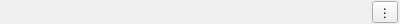
<?xml version="1.0" encoding="UTF-8"?>
<ui version="4.0">
 <class>Actions</class>
 <widget class="PropertyEdit" name="Actions">
  <property name="geometry">
   <rect>
    <x>0</x>
    <y>0</y>
    <width>400</width>
    <height>24</height>
   </rect>
  </property>
  <property name="sizePolicy">
   <sizepolicy hsizetype="Preferred" vsizetype="Fixed">
    <horstretch>0</horstretch>
    <verstretch>0</verstretch>
   </sizepolicy>
  </property>
  <property name="maximumSize">
   <size>
    <width>16777215</width>
    <height>24</height>
   </size>
  </property>
  <layout class="QHBoxLayout" name="horizontalLayout">
   <property name="spacing">
    <number>2</number>
   </property>
   <property name="leftMargin">
    <number>0</number>
   </property>
   <property name="topMargin">
    <number>0</number>
   </property>
   <property name="rightMargin">
    <number>2</number>
   </property>
   <property name="bottomMargin">
    <number>0</number>
   </property>
   <item>
    <spacer name="horizontalSpacer">
     <property name="orientation">
      <enum>Qt::Horizontal</enum>
     </property>
     <property name="sizeHint" stdset="0">
      <size>
       <width>40</width>
       <height>18</height>
      </size>
     </property>
    </spacer>
   </item>
   <item>
    <widget class="QToolButton" name="toolButton">
     <property name="text">
      <string notr="true">⋮</string>
     </property>
     <property name="popupMode">
      <enum>QToolButton::InstantPopup</enum>
     </property>
    </widget>
   </item>
  </layout>
 </widget>
 <customwidgets>
  <customwidget>
   <class>PropertyEdit</class>
   <extends>QWidget</extends>
   <header>editor/propertyedit.h</header>
   <container>1</container>
  </customwidget>
 </customwidgets>
 <resources/>
 <connections/>
</ui>
